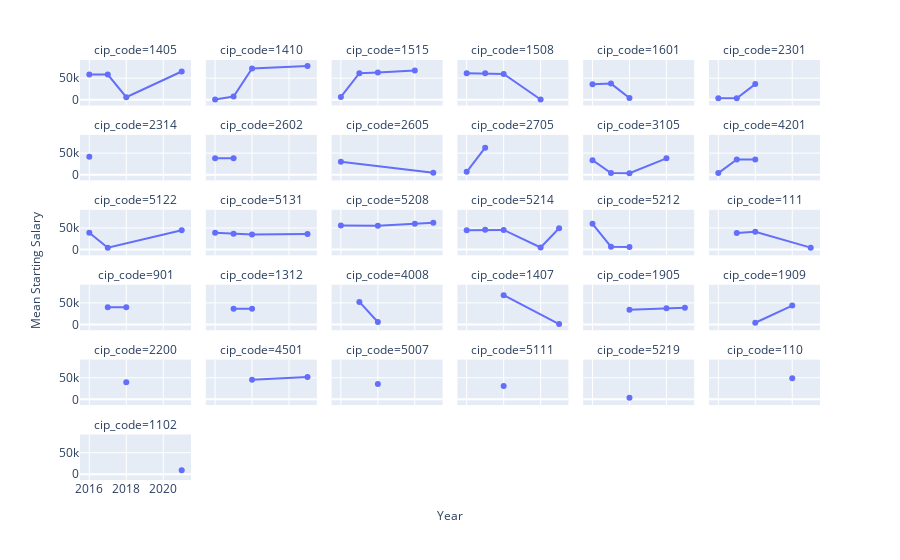

This figure's notebook cell:
### Code cell
import plotly.express as px
import math

sample_cips = get_rand_cips(bach_prog, 37)

def salary_mults(prog_data, cip_list):
    
    fig_data = prog_data[prog_data['cip_code'].isin(cip_list)]
    salary_mults = px.scatter(fig_data, x='year', y='mean_starting_salary', facet_col='cip_code', facet_col_wrap=6
                             ).update_traces(mode='lines+markers')
    
    n_facets = math.floor(len(cip_list)/6)
    
    salary_mults.update_yaxes(title='', nticks=3)
    salary_mults.update_xaxes(title='')
    
    salary_mults.add_annotation(xref='paper', yref='y domain', 
                                x=0.5, y=-1, text='Year', showarrow=False, font=dict(size=12))
    
    salary_mults.add_annotation(xref='x domain', yref='paper', 
                                x=-0.5, y=0.5, text='Mean Starting Salary', showarrow=False, textangle=-90,
                               font=dict(size=12))
    
    salary_mults.update_layout(uniformtext_minsize=12)
    
    
    return salary_mults
    
salary_mults(bach_prog, sample_cips).show()

### Figure 1 — Plotly figure (JSON) as saved in the notebook; plotly's stock layout.template omitted (floating-point values rounded to 4 significant figures)
{"data": [{"hovertemplate": "cip_code=1405<br>year=%{x}<br>mean_starting_salary=%{y}<extra></extra>", "legendgroup": "", "marker": {"color": "#636efa", "symbol": "circle"}, "mode": "lines+markers", "name": "", "orientation": "v", "showlegend": false, "type": "scatter", "x": [2016, 2017, 2018, 2021], "xaxis": "x31", "y": [58348, 58436, 5915, 65384], "yaxis": "y31"}, {"hovertemplate": "cip_code=1410<br>year=%{x}<br>mean_starting_salary=%{y}<extra></extra>", "legendgroup": "", "marker": {"color": "#636efa", "symbol": "circle"}, "mode": "lines+markers", "name": "", "orientation": "v", "showlegend": false, "type": "scatter", "x": [2016, 2017, 2018, 2021], "xaxis": "x32", "y": [795, 7293, 72619, 78148], "yaxis": "y32"}, {"hovertemplate": "cip_code=1515<br>year=%{x}<br>mean_starting_salary=%{y}<extra></extra>", "legendgroup": "", "marker": {"color": "#636efa", "symbol": "circle"}, "mode": "lines+markers", "name": "", "orientation": "v", "showlegend": false, "type": "scatter", "x": [2016, 2017, 2018, 2020], "xaxis": "x33", "y": [6531, 61441, 63133, 67621], "yaxis": "y33"}, {"hovertemplate": "cip_code=1508<br>year=%{x}<br>mean_starting_salary=%{y}<extra></extra>", "legendgroup": "", "marker": {"color": "#636efa", "symbol": "circle"}, "mode": "lines+markers", "name": "", "orientation": "v", "showlegend": false, "type": "scatter", "x": [2016, 2017, 2018, 2020], "xaxis": "x34", "y": [61141, 61141, 59768, 658], "yaxis": "y34"}, {"hovertemplate": "cip_code=1601<br>year=%{x}<br>mean_starting_salary=%{y}<extra></extra>", "legendgroup": "", "marker": {"color": "#636efa", "symbol": "circle"}, "mode": "lines+markers", "name": "", "orientation": "v", "showlegend": false, "type": "scatter", "x": [2016, 2017, 2018], "xaxis": "x35", "y": [35737, 37386, 3991], "yaxis": "y35"}, {"hovertemplate": "cip_code=2301<br>year=%{x}<br>mean_starting_salary=%{y}<extra></extra>", "legendgroup": "", "marker": {"color": "#636efa", "symbol": "circle"}, "mode": "lines+markers", "name": "", "orientation": "v", "showlegend": false, "type": "scatter", "x": [2016, 2017, 2018], "xaxis": "x36", "y": [3631, 3631, 36296], "yaxis": "y36"}, {"hovertemplate": "cip_code=2314<br>year=%{x}<br>mean_starting_salary=%{y}<extra></extra>", "legendgroup": "", "marker": {"color": "#636efa", "symbol": "circle"}, "mode": "lines+markers", "name": "", "orientation": "v", "showlegend": false, "type": "scatter", "x": [2016], "xaxis": "x25", "y": [41559], "yaxis": "y25"}, {"hovertemplate": "cip_code=2602<br>year=%{x}<br>mean_starting_salary=%{y}<extra></extra>", "legendgroup": "", "marker": {"color": "#636efa", "symbol": "circle"}, "mode": "lines+markers", "name": "", "orientation": "v", "showlegend": false, "type": "scatter", "x": [2016, 2017], "xaxis": "x26", "y": [37889, 37889], "yaxis": "y26"}, {"hovertemplate": "cip_code=2605<br>year=%{x}<br>mean_starting_salary=%{y}<extra></extra>", "legendgroup": "", "marker": {"color": "#636efa", "symbol": "circle"}, "mode": "lines+markers", "name": "", "orientation": "v", "showlegend": false, "type": "scatter", "x": [2016, 2021], "xaxis": "x27", "y": [29762, 4316], "yaxis": "y27"}, {"hovertemplate": "cip_code=2705<br>year=%{x}<br>mean_starting_salary=%{y}<extra></extra>", "legendgroup": "", "marker": {"color": "#636efa", "symbol": "circle"}, "mode": "lines+markers", "name": "", "orientation": "v", "showlegend": false, "type": "scatter", "x": [2016, 2017], "xaxis": "x28", "y": [6648, 62375], "yaxis": "y28"}, {"hovertemplate": "cip_code=3105<br>year=%{x}<br>mean_starting_salary=%{y}<extra></extra>", "legendgroup": "", "marker": {"color": "#636efa", "symbol": "circle"}, "mode": "lines+markers", "name": "", "orientation": "v", "showlegend": false, "type": "scatter", "x": [2016, 2017, 2018, 2020], "xaxis": "x29", "y": [33629, 3594, 3323, 37725], "yaxis": "y29"}, {"hovertemplate": "cip_code=4201<br>year=%{x}<br>mean_starting_salary=%{y}<extra></extra>", "legendgroup": "", "marker": {"color": "#636efa", "symbol": "circle"}, "mode": "lines+markers", "name": "", "orientation": "v", "showlegend": false, "type": "scatter", "x": [2016, 2017, 2018], "xaxis": "x30", "y": [3631, 35328, 34959], "yaxis": "y30"}, {"hovertemplate": "cip_code=5122<br>year=%{x}<br>mean_starting_salary=%{y}<extra></extra>", "legendgroup": "", "marker": {"color": "#636efa", "symbol": "circle"}, "mode": "lines+markers", "name": "", "orientation": "v", "showlegend": false, "type": "scatter", "x": [2016, 2017, 2021], "xaxis": "x19", "y": [39153, 4112, 44856], "yaxis": "y19"}, {"hovertemplate": "cip_code=5131<br>year=%{x}<br>mean_starting_salary=%{y}<extra></extra>", "legendgroup": "", "marker": {"color": "#636efa", "symbol": "circle"}, "mode": "lines+markers", "name": "", "orientation": "v", "showlegend": false, "type": "scatter", "x": [2016, 2017, 2018, 2021], "xaxis": "x20", "y": [38967, 36762, 34665, 36224], "yaxis": "y20"}, {"hovertemplate": "cip_code=5208<br>year=%{x}<br>mean_starting_salary=%{y}<extra></extra>", "legendgroup": "", "marker": {"color": "#636efa", "symbol": "circle"}, "mode": "lines+markers", "name": "", "orientation": "v", "showlegend": false, "type": "scatter", "x": [2016, 2018, 2020, 2021], "xaxis": "x21", "y": [55974, 55138, 59627, 62163], "yaxis": "y21"}, {"hovertemplate": "cip_code=5214<br>year=%{x}<br>mean_starting_salary=%{y}<extra></extra>", "legendgroup": "", "marker": {"color": "#636efa", "symbol": "circle"}, "mode": "lines+markers", "name": "", "orientation": "v", "showlegend": false, "type": "scatter", "x": [2016, 2017, 2018, 2020, 2021], "xaxis": "x22", "y": [44858, 45842, 45539, 4861, 49481], "yaxis": "y22"}, {"hovertemplate": "cip_code=5212<br>year=%{x}<br>mean_starting_salary=%{y}<extra></extra>", "legendgroup": "", "marker": {"color": "#636efa", "symbol": "circle"}, "mode": "lines+markers", "name": "", "orientation": "v", "showlegend": false, "type": "scatter", "x": [2016, 2017, 2018], "xaxis": "x23", "y": [59622, 6575, 6156], "yaxis": "y23"}, {"hovertemplate": "cip_code=111<br>year=%{x}<br>mean_starting_salary=%{y}<extra></extra>", "legendgroup": "", "marker": {"color": "#636efa", "symbol": "circle"}, "mode": "lines+markers", "name": "", "orientation": "v", "showlegend": false, "type": "scatter", "x": [2017, 2018, 2021], "xaxis": "x24", "y": [38371, 41412, 4454], "yaxis": "y24"}, {"hovertemplate": "cip_code=901<br>year=%{x}<br>mean_starting_salary=%{y}<extra></extra>", "legendgroup": "", "marker": {"color": "#636efa", "symbol": "circle"}, "mode": "lines+markers", "name": "", "orientation": "v", "showlegend": false, "type": "scatter", "x": [2017, 2018], "xaxis": "x13", "y": [39623, 39775], "yaxis": "y13"}, {"hovertemplate": "cip_code=1312<br>year=%{x}<br>mean_starting_salary=%{y}<extra></extra>", "legendgroup": "", "marker": {"color": "#636efa", "symbol": "circle"}, "mode": "lines+markers", "name": "", "orientation": "v", "showlegend": false, "type": "scatter", "x": [2017, 2018], "xaxis": "x14", "y": [36576, 36562], "yaxis": "y14"}, {"hovertemplate": "cip_code=4008<br>year=%{x}<br>mean_starting_salary=%{y}<extra></extra>", "legendgroup": "", "marker": {"color": "#636efa", "symbol": "circle"}, "mode": "lines+markers", "name": "", "orientation": "v", "showlegend": false, "type": "scatter", "x": [2017, 2018], "xaxis": "x15", "y": [52313, 5782], "yaxis": "y15"}, {"hovertemplate": "cip_code=1407<br>year=%{x}<br>mean_starting_salary=%{y}<extra></extra>", "legendgroup": "", "marker": {"color": "#636efa", "symbol": "circle"}, "mode": "lines+markers", "name": "", "orientation": "v", "showlegend": false, "type": "scatter", "x": [2018, 2021], "xaxis": "x16", "y": [67913, 799], "yaxis": "y16"}, {"hovertemplate": "cip_code=1905<br>year=%{x}<br>mean_starting_salary=%{y}<extra></extra>", "legendgroup": "", "marker": {"color": "#636efa", "symbol": "circle"}, "mode": "lines+markers", "name": "", "orientation": "v", "showlegend": false, "type": "scatter", "x": [2018, 2020, 2021], "xaxis": "x17", "y": [33887, 37441, 38538], "yaxis": "y17"}, {"hovertemplate": "cip_code=1909<br>year=%{x}<br>mean_starting_salary=%{y}<extra></extra>", "legendgroup": "", "marker": {"color": "#636efa", "symbol": "circle"}, "mode": "lines+markers", "name": "", "orientation": "v", "showlegend": false, "type": "scatter", "x": [2018, 2020], "xaxis": "x18", "y": [3947, 43698], "yaxis": "y18"}, {"hovertemplate": "cip_code=2200<br>year=%{x}<br>mean_starting_salary=%{y}<extra></extra>", "legendgroup": "", "marker": {"color": "#636efa", "symbol": "circle"}, "mode": "lines+markers", "name": "", "orientation": "v", "showlegend": false, "type": "scatter", "x": [2018], "xaxis": "x7", "y": [39719], "yaxis": "y7"}, {"hovertemplate": "cip_code=4501<br>year=%{x}<br>mean_starting_salary=%{y}<extra></extra>", "legendgroup": "", "marker": {"color": "#636efa", "symbol": "circle"}, "mode": "lines+markers", "name": "", "orientation": "v", "showlegend": false, "type": "scatter", "x": [2018, 2021], "xaxis": "x8", "y": [45169, 51636], "yaxis": "y8"}, {"hovertemplate": "cip_code=5007<br>year=%{x}<br>mean_starting_salary=%{y}<extra></extra>", "legendgroup": "", "marker": {"color": "#636efa", "symbol": "circle"}, "mode": "lines+markers", "name": "", "orientation": "v", "showlegend": false, "type": "scatter", "x": [2018], "xaxis": "x9", "y": [35369], "yaxis": "y9"}, {"hovertemplate": "cip_code=5111<br>year=%{x}<br>mean_starting_salary=%{y}<extra></extra>", "legendgroup": "", "marker": {"color": "#636efa", "symbol": "circle"}, "mode": "lines+markers", "name": "", "orientation": "v", "showlegend": false, "type": "scatter", "x": [2018], "xaxis": "x10", "y": [31191], "yaxis": "y10"}, {"hovertemplate": "cip_code=5219<br>year=%{x}<br>mean_starting_salary=%{y}<extra></extra>", "legendgroup": "", "marker": {"color": "#636efa", "symbol": "circle"}, "mode": "lines+markers", "name": "", "orientation": "v", "showlegend": false, "type": "scatter", "x": [2018], "xaxis": "x11", "y": [3873], "yaxis": "y11"}, {"hovertemplate": "cip_code=110<br>year=%{x}<br>mean_starting_salary=%{y}<extra></extra>", "legendgroup": "", "marker": {"color": "#636efa", "symbol": "circle"}, "mode": "lines+markers", "name": "", "orientation": "v", "showlegend": false, "type": "scatter", "x": [2020], "xaxis": "x12", "y": [48834], "yaxis": "y12"}, {"hovertemplate": "cip_code=1102<br>year=%{x}<br>mean_starting_salary=%{y}<extra></extra>", "legendgroup": "", "marker": {"color": "#636efa", "symbol": "circle"}, "mode": "lines+markers", "name": "", "orientation": "v", "showlegend": false, "type": "scatter", "x": [2021], "xaxis": "x", "y": [9193], "yaxis": "y"}], "layout": {"annotations": [{"showarrow": false, "text": "cip_code=1102", "x": 0.075, "xanchor": "center", "xref": "paper", "y": 0.1083, "yanchor": "bottom", "yref": "paper"}, {"showarrow": false, "text": "cip_code=2200", "x": 0.075, "xanchor": "center", "xref": "paper", "y": 0.2867, "yanchor": "bottom", "yref": "paper"}, {"showarrow": false, "text": "cip_code=4501", "x": 0.245, "xanchor": "center", "xref": "paper", "y": 0.2867, "yanchor": "bottom", "yref": "paper"}, {"showarrow": false, "text": "cip_code=5007", "x": 0.415, "xanchor": "center", "xref": "paper", "y": 0.2867, "yanchor": "bottom", "yref": "paper"}, {"showarrow": false, "text": "cip_code=5111", "x": 0.585, "xanchor": "center", "xref": "paper", "y": 0.2867, "yanchor": "bottom", "yref": "paper"}, {"showarrow": false, "text": "cip_code=5219", "x": 0.755, "xanchor": "center", "xref": "paper", "y": 0.2867, "yanchor": "bottom", "yref": "paper"}, {"showarrow": false, "text": "cip_code=110", "x": 0.925, "xanchor": "center", "xref": "paper", "y": 0.2867, "yanchor": "bottom", "yref": "paper"}, {"showarrow": false, "text": "cip_code=901", "x": 0.075, "xanchor": "center", "xref": "paper", "y": 0.465, "yanchor": "bottom", "yref": "paper"}, {"showarrow": false, "text": "cip_code=1312", "x": 0.245, "xanchor": "center", "xref": "paper", "y": 0.465, "yanchor": "bottom", "yref": "paper"}, {"showarrow": false, "text": "cip_code=4008", "x": 0.415, "xanchor": "center", "xref": "paper", "y": 0.465, "yanchor": "bottom", "yref": "paper"}, {"showarrow": false, "text": "cip_code=1407", "x": 0.585, "xanchor": "center", "xref": "paper", "y": 0.465, "yanchor": "bottom", "yref": "paper"}, {"showarrow": false, "text": "cip_code=1905", "x": 0.755, "xanchor": "center", "xref": "paper", "y": 0.465, "yanchor": "bottom", "yref": "paper"}, {"showarrow": false, "text": "cip_code=1909", "x": 0.925, "xanchor": "center", "xref": "paper", "y": 0.465, "yanchor": "bottom", "yref": "paper"}, {"showarrow": false, "text": "cip_code=5122", "x": 0.075, "xanchor": "center", "xref": "paper", "y": 0.6433, "yanchor": "bottom", "yref": "paper"}, {"showarrow": false, "text": "cip_code=5131", "x": 0.245, "xanchor": "center", "xref": "paper", "y": 0.6433, "yanchor": "bottom", "yref": "paper"}, {"showarrow": false, "text": "cip_code=5208", "x": 0.415, "xanchor": "center", "xref": "paper", "y": 0.6433, "yanchor": "bottom", "yref": "paper"}, {"showarrow": false, "text": "cip_code=5214", "x": 0.585, "xanchor": "center", "xref": "paper", "y": 0.6433, "yanchor": "bottom", "yref": "paper"}, {"showarrow": false, "text": "cip_code=5212", "x": 0.755, "xanchor": "center", "xref": "paper", "y": 0.6433, "yanchor": "bottom", "yref": "paper"}, {"showarrow": false, "text": "cip_code=111", "x": 0.925, "xanchor": "center", "xref": "paper", "y": 0.6433, "yanchor": "bottom", "yref": "paper"}, {"showarrow": false, "text": "cip_code=2314", "x": 0.075, "xanchor": "center", "xref": "paper", "y": 0.8217, "yanchor": "bottom", "yref": "paper"}, {"showarrow": false, "text": "cip_code=2602", "x": 0.245, "xanchor": "center", "xref": "paper", "y": 0.8217, "yanchor": "bottom", "yref": "paper"}, {"showarrow": false, "text": "cip_code=2605", "x": 0.415, "xanchor": "center", "xref": "paper", "y": 0.8217, "yanchor": "bottom", "yref": "paper"}, {"showarrow": false, "text": "cip_code=2705", "x": 0.585, "xanchor": "center", "xref": "paper", "y": 0.8217, "yanchor": "bottom", "yref": "paper"}, {"showarrow": false, "text": "cip_code=3105", "x": 0.755, "xanchor": "center", "xref": "paper", "y": 0.8217, "yanchor": "bottom", "yref": "paper"}, {"showarrow": false, "text": "cip_code=4201", "x": 0.925, "xanchor": "center", "xref": "paper", "y": 0.8217, "yanchor": "bottom", "yref": "paper"}, {"showarrow": false, "text": "cip_code=1405", "x": 0.075, "xanchor": "center", "xref": "paper", "y": 1.0, "yanchor": "bottom", "yref": "paper"}, {"showarrow": false, "text": "cip_code=1410", "x": 0.245, "xanchor": "center", "xref": "paper", "y": 1.0, "yanchor": "bottom", "yref": "paper"}, {"showarrow": false, "text": "cip_code=1515", "x": 0.415, "xanchor": "center", "xref": "paper", "y": 1.0, "yanchor": "bottom", "yref": "paper"}, {"showarrow": false, "text": "cip_code=1508", "x": 0.585, "xanchor": "center", "xref": "paper", "y": 1.0, "yanchor": "bottom", "yref": "paper"}, {"showarrow": false, "text": "cip_code=1601", "x": 0.755, "xanchor": "center", "xref": "paper", "y": 1.0, "yanchor": "bottom", "yref": "paper"}, {"showarrow": false, "text": "cip_code=2301", "x": 0.925, "xanchor": "center", "xref": "paper", "y": 1.0, "yanchor": "bottom", "yref": "paper"}, {"font": {"size": 12}, "showarrow": false, "text": "Year", "x": 0.5, "xref": "paper", "y": -1, "yref": "y domain"}, {"font": {"size": 12}, "showarrow": false, "text": "Mean Starting Salary", "textangle": -90, "x": -0.5, "xref": "x domain", "y": 0.5, "yref": "paper"}], "legend": {"tracegroupgap": 0}, "margin": {"t": 60}, "uniformtext": {"minsize": 12}, "xaxis": {"anchor": "y", "domain": [0, 0.15], "title": {"text": ""}}, "xaxis10": {"anchor": "y10", "domain": [0.51, 0.66], "matches": "x", "showticklabels": false, "title": {"text": ""}}, "xaxis11": {"anchor": "y11", "domain": [0.68, 0.83], "matches": "x", "showticklabels": false, "title": {"text": ""}}, "xaxis12": {"anchor": "y12", "domain": [0.85, 1], "matches": "x", "showticklabels": false, "title": {"text": ""}}, "xaxis13": {"anchor": "y13", "domain": [0, 0.15], "matches": "x", "showticklabels": false, "title": {"text": ""}}, "xaxis14": {"anchor": "y14", "domain": [0.17, 0.32], "matches": "x", "showticklabels": false, "title": {"text": ""}}, "xaxis15": {"anchor": "y15", "domain": [0.34, 0.49], "matches": "x", "showticklabels": false, "title": {"text": ""}}, "xaxis16": {"anchor": "y16", "domain": [0.51, 0.66], "matches": "x", "showticklabels": false, "title": {"text": ""}}, "xaxis17": {"anchor": "y17", "domain": [0.68, 0.83], "matches": "x", "showticklabels": false, "title": {"text": ""}}, "xaxis18": {"anchor": "y18", "domain": [0.85, 1], "matches": "x", "showticklabels": false, "title": {"text": ""}}, "xaxis19": {"anchor": "y19", "domain": [0, 0.15], "matches": "x", "showticklabels": false, "title": {"text": ""}}, "xaxis2": {"anchor": "y2", "domain": [0.17, 0.32], "matches": "x", "title": {"text": ""}}, "xaxis20": {"anchor": "y20", "domain": [0.17, 0.32], "matches": "x", "showticklabels": false, "title": {"text": ""}}, "xaxis21": {"anchor": "y21", "domain": [0.34, 0.49], "matches": "x", "showticklabels": false, "title": {"text": ""}}, "xaxis22": {"anchor": "y22", "domain": [0.51, 0.66], "matches": "x", "showticklabels": false, "title": {"text": ""}}, "xaxis23": {"anchor": "y23", "domain": [0.68, 0.83], "matches": "x", "showticklabels": false, "title": {"text": ""}}, "xaxis24": {"anchor": "y24", "domain": [0.85, 1], "matches": "x", "showticklabels": false, "title": {"text": ""}}, "xaxis25": {"anchor": "y25", "domain": [0, 0.15], "matches": "x", "showticklabels": false, "title": {"text": ""}}, "xaxis26": {"anchor": "y26", "domain": [0.17, 0.32], "matches": "x", "showticklabels": false, "title": {"text": ""}}, "xaxis27": {"anchor": "y27", "domain": [0.34, 0.49], "matches": "x", "showticklabels": false, "title": {"text": ""}}, "xaxis28": {"anchor": "y28", "domain": [0.51, 0.66], "matches": "x", "showticklabels": false, "title": {"text": ""}}, "xaxis29": {"anchor": "y29", "domain": [0.68, 0.83], "matches": "x", "showticklabels": false, "title": {"text": ""}}, "xaxis3": {"anchor": "y3", "domain": [0.34, 0.49], "matches": "x", "title": {"text": ""}}, "xaxis30": {"anchor": "y30", "domain": [0.85, 1], "matches": "x", "showticklabels": false, "title": {"text": ""}}, "xaxis31": {"anchor": "y31", "domain": [0, 0.15], "matches": "x", "showticklabels": false, "title": {"text": ""}}, "xaxis32": {"anchor": "y32", "domain": [0.17, 0.32], "matches": "x", "showticklabels": false, "title": {"text": ""}}, "xaxis33": {"anchor": "y33", "domain": [0.34, 0.49], "matches": "x", "showticklabels": false, "title": {"text": ""}}, "xaxis34": {"anchor": "y34", "domain": [0.51, 0.66], "matches": "x", "showticklabels": false, "title": {"text": ""}}, "xaxis35": {"anchor": "y35", "domain": [0.68, 0.83], "matches": "x", "showticklabels": false, "title": {"text": ""}}, "xaxis36": {"anchor": "y36", "domain": [0.85, 1], "matches": "x", "showticklabels": false, "title": {"text": ""}}, "xaxis4": {"anchor": "y4", "domain": [0.51, 0.66], "matches": "x", "title": {"text": ""}}, "xaxis5": {"anchor": "y5", "domain": [0.68, 0.83], "matches": "x", "title": {"text": ""}}, "xaxis6": {"anchor": "y6", "domain": [0.85, 1], "matches": "x", "title": {"text": ""}}, "xaxis7": {"anchor": "y7", "domain": [0, 0.15], "matches": "x", "showticklabels": false, "title": {"text": ""}}, "xaxis8": {"anchor": "y8", "domain": [0.17, 0.32], "matches": "x", "showticklabels": false, "title": {"text": ""}}, "xaxis9": {"anchor": "y9", "domain": [0.34, 0.49], "matches": "x", "showticklabels": false, "title": {"text": ""}}, "yaxis": {"anchor": "x", "domain": [0, 0.1083], "nticks": 3, "title": {"text": ""}}, "yaxis10": {"anchor": "x10", "domain": [0.1783, 0.2867], "matches": "y", "nticks": 3, "showticklabels": false, "title": {"text": ""}}, "yaxis11": {"anchor": "x11", "domain": [0.1783, 0.2867], "matches": "y", "nticks": 3, "showticklabels": false, "title": {"text": ""}}, "yaxis12": {"anchor": "x12", "domain": [0.1783, 0.2867], "matches": "y", "nticks": 3, "showticklabels": false, "title": {"text": ""}}, "yaxis13": {"anchor": "x13", "domain": [0.3567, 0.465], "matches": "y", "nticks": 3, "title": {"text": ""}}, "yaxis14": {"anchor": "x14", "domain": [0.3567, 0.465], "matches": "y", "nticks": 3, "showticklabels": false, "title": {"text": ""}}, "yaxis15": {"anchor": "x15", "domain": [0.3567, 0.465], "matches": "y", "nticks": 3, "showticklabels": false, "title": {"text": ""}}, "yaxis16": {"anchor": "x16", "domain": [0.3567, 0.465], "matches": "y", "nticks": 3, "showticklabels": false, "title": {"text": ""}}, "yaxis17": {"anchor": "x17", "domain": [0.3567, 0.465], "matches": "y", "nticks": 3, "showticklabels": false, "title": {"text": ""}}, "yaxis18": {"anchor": "x18", "domain": [0.3567, 0.465], "matches": "y", "nticks": 3, "showticklabels": false, "title": {"text": ""}}, "yaxis19": {"anchor": "x19", "domain": [0.535, 0.6433], "matches": "y", "nticks": 3, "title": {"text": ""}}, "yaxis2": {"anchor": "x2", "domain": [0, 0.1083], "matches": "y", "nticks": 3, "showticklabels": false, "title": {"text": ""}}, "yaxis20": {"anchor": "x20", "domain": [0.535, 0.6433], "matches": "y", "nticks": 3, "showticklabels": false, "title": {"text": ""}}, "yaxis21": {"anchor": "x21", "domain": [0.535, 0.6433], "matches": "y", "nticks": 3, "showticklabels": false, "title": {"text": ""}}, "yaxis22": {"anchor": "x22", "domain": [0.535, 0.6433], "matches": "y", "nticks": 3, "showticklabels": false, "title": {"text": ""}}, "yaxis23": {"anchor": "x23", "domain": [0.535, 0.6433], "matches": "y", "nticks": 3, "showticklabels": false, "title": {"text": ""}}, "yaxis24": {"anchor": "x24", "domain": [0.535, 0.6433], "matches": "y", "nticks": 3, "showticklabels": false, "title": {"text": ""}}, "yaxis25": {"anchor": "x25", "domain": [0.7133, 0.8217], "matches": "y", "nticks": 3, "title": {"text": ""}}, "yaxis26": {"anchor": "x26", "domain": [0.7133, 0.8217], "matches": "y", "nticks": 3, "showticklabels": false, "title": {"text": ""}}, "yaxis27": {"anchor": "x27", "domain": [0.7133, 0.8217], "matches": "y", "nticks": 3, "showticklabels": false, "title": {"text": ""}}, "yaxis28": {"anchor": "x28", "domain": [0.7133, 0.8217], "matches": "y", "nticks": 3, "showticklabels": false, "title": {"text": ""}}, "yaxis29": {"anchor": "x29", "domain": [0.7133, 0.8217], "matches": "y", "nticks": 3, "showticklabels": false, "title": {"text": ""}}, "yaxis3": {"anchor": "x3", "domain": [0, 0.1083], "matches": "y", "nticks": 3, "showticklabels": false, "title": {"text": ""}}, "yaxis30": {"anchor": "x30", "domain": [0.7133, 0.8217], "matches": "y", "nticks": 3, "showticklabels": false, "title": {"text": ""}}, "yaxis31": {"anchor": "x31", "domain": [0.8917, 1.0], "matches": "y", "nticks": 3, "title": {"text": ""}}, "yaxis32": {"anchor": "x32", "domain": [0.8917, 1.0], "matches": "y", "nticks": 3, "showticklabels": false, "title": {"text": ""}}, "yaxis33": {"anchor": "x33", "domain": [0.8917, 1.0], "matches": "y", "nticks": 3, "showticklabels": false, "title": {"text": ""}}, "yaxis34": {"anchor": "x34", "domain": [0.8917, 1.0], "matches": "y", "nticks": 3, "showticklabels": false, "title": {"text": ""}}, "yaxis35": {"anchor": "x35", "domain": [0.8917, 1.0], "matches": "y", "nticks": 3, "showticklabels": false, "title": {"text": ""}}, "yaxis36": {"anchor": "x36", "domain": [0.8917, 1.0], "matches": "y", "nticks": 3, "showticklabels": false, "title": {"text": ""}}, "yaxis4": {"anchor": "x4", "domain": [0, 0.1083], "matches": "y", "nticks": 3, "showticklabels": false, "title": {"text": ""}}, "yaxis5": {"anchor": "x5", "domain": [0, 0.1083], "matches": "y", "nticks": 3, "showticklabels": false, "title": {"text": ""}}, "yaxis6": {"anchor": "x6", "domain": [0, 0.1083], "matches": "y", "nticks": 3, "showticklabels": false, "title": {"text": ""}}, "yaxis7": {"anchor": "x7", "domain": [0.1783, 0.2867], "matches": "y", "nticks": 3, "title": {"text": ""}}, "yaxis8": {"anchor": "x8", "domain": [0.1783, 0.2867], "matches": "y", "nticks": 3, "showticklabels": false, "title": {"text": ""}}, "yaxis9": {"anchor": "x9", "domain": [0.1783, 0.2867], "matches": "y", "nticks": 3, "showticklabels": false, "title": {"text": ""}}}}
